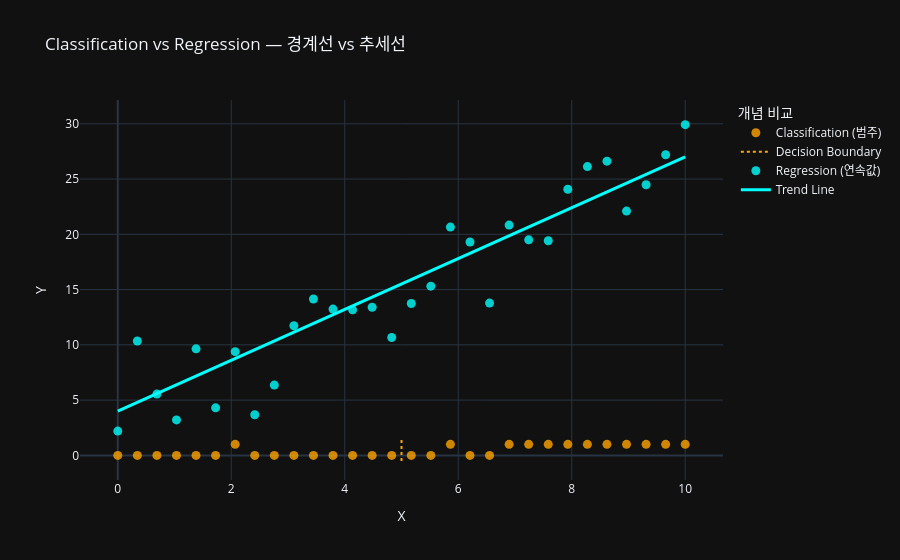

Source (notebook cell):
### Markdown cell above
## 분류 vs 회귀 — 경계선 vs 추세선
- **분류(Classification)**: 범주 라벨(0/1/2…)을 예측 → **경계선(Decision Boundary)**
- **회귀(Regression)**: 연속값을 예측 → **추세선(Trend Line)**

### Code cell
import numpy as np
import plotly.graph_objects as go
np.random.seed(42)

x_class = np.linspace(0, 10, 30)
y_class = (x_class + np.random.randn(30)*2 > 5).astype(int)

x_reg = np.linspace(0, 10, 30)
y_reg = 2.3 * x_reg + 4 + np.random.randn(30)*3

fig = go.Figure()

fig.add_trace(go.Scatter(x=x_class, y=y_class, mode="markers",
                         name="Classification (범주)", marker=dict(color="orange", size=9, opacity=0.8)))
fig.add_trace(go.Scatter(x=[5,5], y=[-0.5,1.5], mode="lines",
                         name="Decision Boundary", line=dict(color="orange", dash="dot")))

fig.add_trace(go.Scatter(x=x_reg, y=y_reg, mode="markers",
                         name="Regression (연속값)", marker=dict(color="cyan", size=9, opacity=0.8)))
fig.add_trace(go.Scatter(x=x_reg, 
                         y=2.3*x_reg + 4,
                         mode="lines",
                         name="Trend Line", line=dict(color="cyan", width=3)))

fig.update_layout(title="Classification vs Regression — 경계선 vs 추세선",
                  xaxis_title="X", yaxis_title="Y", template="plotly_dark",
                  legend_title="개념 비교")
fig.show()

### Figure 1 — Plotly figure (JSON) as saved in the notebook; plotly's stock layout.template omitted (floating-point values rounded to 4 significant figures)
{"data": [{"marker": {"color": "orange", "opacity": 0.8, "size": 9}, "mode": "markers", "name": "Classification (범주)", "type": "scatter", "x": [0.0, 0.3448, 0.6897, 1.034, 1.379, 1.724, 2.069, 2.414, 2.759, 3.103, 3.448, 3.793, 4.138, 4.483, 4.828, 5.172, 5.517, 5.862, 6.207, 6.552, 6.897, 7.241, 7.586, 7.931, 8.276, 8.621, 8.966, 9.31, 9.655, 10.0], "y": [0, 0, 0, 0, 0, 0, 1, 0, 0, 0, 0, 0, 0, 0, 0, 0, 0, 1, 0, 0, 1, 1, 1, 1, 1, 1, 1, 1, 1, 1]}, {"line": {"color": "orange", "dash": "dot"}, "mode": "lines", "name": "Decision Boundary", "type": "scatter", "x": [5, 5], "y": [-0.5, 1.5]}, {"marker": {"color": "cyan", "opacity": 0.8, "size": 9}, "mode": "markers", "name": "Regression (연속값)", "type": "scatter", "x": [0.0, 0.3448, 0.6897, 1.034, 1.379, 1.724, 2.069, 2.414, 2.759, 3.103, 3.448, 3.793, 4.138, 4.483, 4.828, 5.172, 5.517, 5.862, 6.207, 6.552, 6.897, 7.241, 7.586, 7.931, 8.276, 8.621, 8.966, 9.31, 9.655, 10.0], "y": [2.195, 10.35, 5.546, 3.206, 9.64, 4.303, 9.385, 3.673, 6.36, 11.73, 14.15, 13.24, 13.17, 13.41, 10.67, 13.74, 15.31, 20.65, 19.31, 13.78, 20.83, 19.5, 19.42, 24.08, 26.13, 26.62, 22.1, 24.49, 27.2, 29.93]}, {"line": {"color": "cyan", "width": 3}, "mode": "lines", "name": "Trend Line", "type": "scatter", "x": [0.0, 0.3448, 0.6897, 1.034, 1.379, 1.724, 2.069, 2.414, 2.759, 3.103, 3.448, 3.793, 4.138, 4.483, 4.828, 5.172, 5.517, 5.862, 6.207, 6.552, 6.897, 7.241, 7.586, 7.931, 8.276, 8.621, 8.966, 9.31, 9.655, 10.0], "y": [4.0, 4.793, 5.586, 6.379, 7.172, 7.966, 8.759, 9.552, 10.34, 11.14, 11.93, 12.72, 13.52, 14.31, 15.1, 15.9, 16.69, 17.48, 18.28, 19.07, 19.86, 20.66, 21.45, 22.24, 23.03, 23.83, 24.62, 25.41, 26.21, 27.0]}], "layout": {"legend": {"title": {"text": "개념 비교"}}, "title": {"text": "Classification vs Regression — 경계선 vs 추세선"}, "xaxis": {"title": {"text": "X"}}, "yaxis": {"title": {"text": "Y"}}}}
